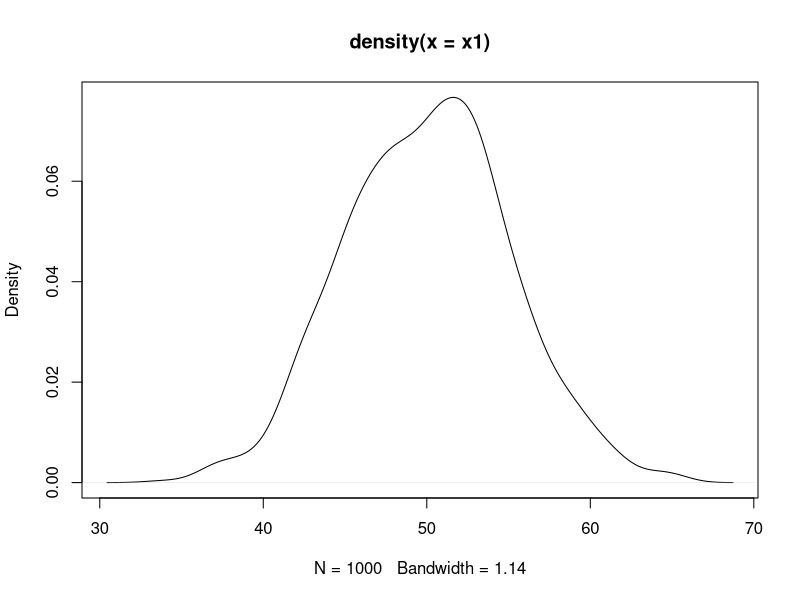
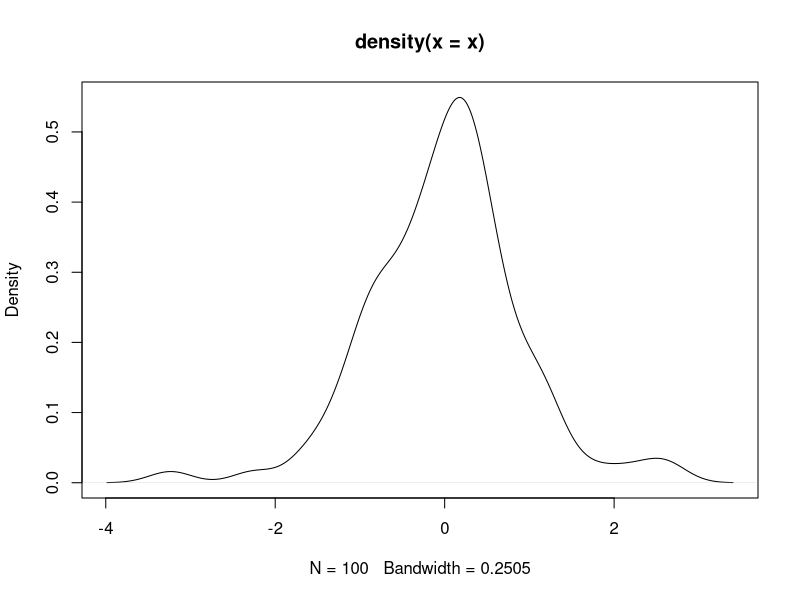

The R script that drew these images, in order:
# Data Structures in R

#Vectors----
x=1:10 #Create sequence of numbers from 1 to 10
x1 <- 1:20
(x1=1:30)
(x2=c(1,2,13,4,5)) #Concatinate and group several variables in a vector
class(x2) #Shows the class of vector
class(x1) 
(x3=letters[1:10]) #First 10 characters of the alphabet
LETTERS[1:26]
(x3b=c('a','Dhiraj','4'))
class(x3b)
letters[1:10]
letters[1:26]
?c #To find what a function means
x4=c(T,FALSE,TRUE,T,F)
class(x4)
x5b=c(1,'a',T,4L)
x5=c(3L,5L)
class(x5b)
x5a=c(3,5)
#access elements----
x6=seq(0,100,by=3)
?seq
ls() #Shows all printable values in my current environment
x6
length(x6) #How long is vector
x6[20] #Access/print the 20th value in the given vector
x6[c(2,4)] #Access 2nd and 4th value in given vector
x6[-1] #Prints the vector except for the first position
x6[-c(1:10)] #Removes first 10 values of vector
x6[-c(1:10,15:20)] #Removes 1 to 10 and 15 to 20
x6[-(length(x6)-1)] #Removes last value
x7 =c(x6,x2) #Creates new vector combining the elements from x6 and x2

#Modify----
sort(x6)
sort(x6[-c(1,2)])
sort(x6, decreasing = T)
rev(x6)
seq(-3,10,by=.2)
x=-3:2
x[2]<-0; x #Modifty 2nd variable of vector x with 0 and update same vector x
x[x<0]=5;x #Modify all elements less than 0 with 5
x<0
x<3
x=x[1:4]; x #Truncate to only first 4 values
x=seq(1,5, length.out=10)
x
x=NULL #CEASE EXISTENCE
x
x= rnorm(100) #normal distribution with mean 0 and std deviation of 1
x1=rnorm(1000, mean=50, sd=5)
plot(density(x1))
plot(density(x))
mean(x1)
abline(v=mean(x1))

#Matrices----
100:111
m1=matrix(1:12,nrow=4) #Filled by column, rows divisible by number of variables
m2=matrix(1:12,ncol=3, byrow=T) #Filled by row
m1
m2
x=101:124
length(x)
matrix(x, ncol=6) -> z
attributes(m1)
dim(m1)
dim(z)
#access elements of matrix
m1[1,2:3]
m1[c(1,3),]
m1[,1]
m1[,-c(1,3)]
#names 
paste("C","D",sep="-")
paste("C",1:100,sep="-")
colnames(m1) = paste("C",1:3,sep="")
rownames(m1) = paste("R",1:4,sep="")
m1
attributes(m1) #Shows row names and column names of the matrix
#Vector to Matrix
m3=1:24
dim(m3) = c(6,4)
m3
m2[c(T,F,F,F),c(2,3)] #logical indexing
m2
m2[m2>5]
m1[c("R1"),]
m1[c("R1"),c("C1","C3")]
#modify vector
m2
m2[2,2]
m2[2,2] = 10
m2
m2[m2>10] = 99
m2
rbind(m2,c(55,65,77))
cbind(m2,c(45,36,23,76))
cbind(m2,m2)
rbind(m2,m2)
#row and column summary
colSums(m1); rowSums(m1)
colMeans(m1); colMeans(m1)
t(m1) #transpose
#sweep
sweep(m1, MARGIN= 1, STATS=c(2,3,4,5), FUN="+") #rowwise
sweep(m1, MARGIN=2 , STATS=c(2,3,4), FUN="*") #colwise
#addmargins
?addmargins
addmargins(m1, margin=1, sum) #colwise func
addmargins(m1,margin=2,sd) #rowwise func
addmargins(m1,c(1,2),mean) #row and column wise function
addmargins(m1,c(1,2),list(list(mean,sum,max),list(var,sd))) #row and column functions

#Arrays----

#Data Frame----
#creating data frame vectors
rollno=1:30
sname= paste("Student",1:30,sep="")
gender=sample(c("M","F"),size=30,replace=T,prob=c(.7,.3))
marks=floor(rnorm(30,mean=50,sd=10))
marks2=ceiling(rnorm(30,40,5))
course=sample(c("BBA","MBA"),size=30,replace=T,prob=c(.5,.5))
#creating data frame
df1=data.frame(rollno,sname,gender,marks,marks2,course,stringsAsFactors = F)
df1
str(df1) #structure of DF
head(df1) #top 6 rows
head(df1,n=3) #top 3 rows
tail(df1) #bottom 6 rows
tail(df1,n=3) #bottom 3 rows
df1
summary(df1) #summary
df1$gender = factor(df1$gender)
df1$course = factor(df1$course)
summary(df1)
#as per conditions
df1[marks>50 & gender =="F",c("rollno","sname","gender","marks")]
names(df1) #names of columns
aggregate(df1$marks, by=list(df1$gender), FUN=max)
#check sir's notes
#Lists----
